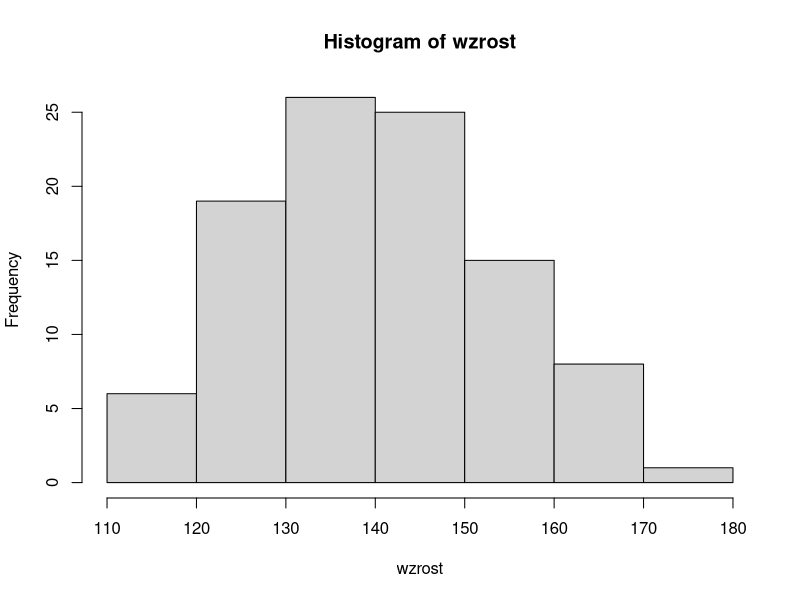

Here is the R script that generated this plot:

#WCZYTYWANIE DANYCH
dane <- read.delim("dane.txt")
wzrost <- dane[ , c("wzrost")]  
plec <- dane[ , c("plec")]  
waga <- dane[ , c("waga")]  

#WZROST
mean(wzrost)
sd(wzrost)

hist(wzrost)
